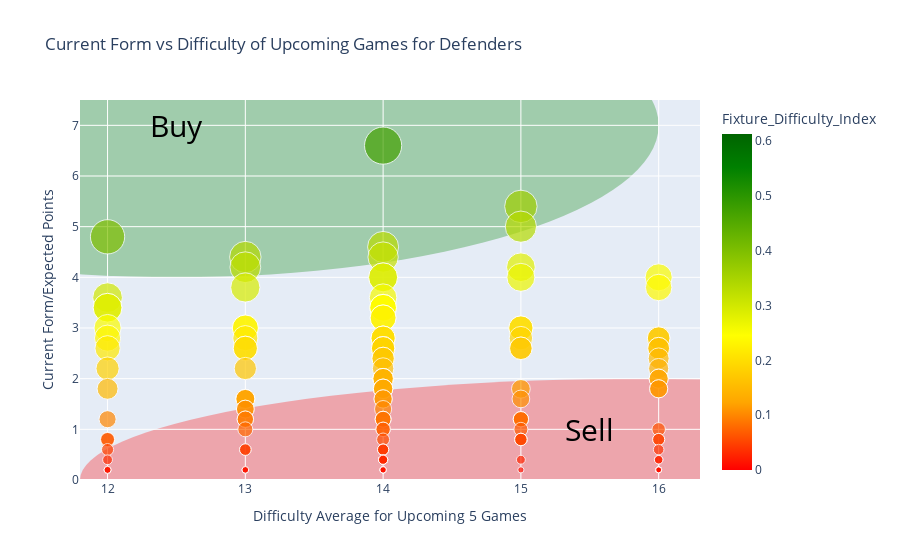

Source (notebook cell):
### Code cell
# Rename 'FD_index' to 'Fixture_Difficulty_Index'. Did this here to keep main df cleaner
positive_defenders_df.rename(columns={'FD_index': 'Fixture_Difficulty_Index'}, inplace=True)

# Create the scatter plot for defenders
fig_defenders = px.scatter(positive_defenders_df, x='Difficulty_score', y='form_player', color='Fixture_Difficulty_Index', 
                           size='Fixture_Difficulty_Index',  
                           labels={'form_player': 'Current Form/Expected Points', 'Difficulty_score': 'Difficulty Average for Upcoming 5 Games'},
                           hover_data=['full_name', 'Fixture_Difficulty_Index', 'name', 'now_cost'], title='Current Form vs Difficulty of Upcoming Games for Defenders',
                           size_max=30,  
                           color_continuous_scale=[
                               (0.0, 'red'),
                               (0.2, 'orange'),
                               (0.4, 'yellow'),
                               (0.9, 'green'),
                               (1.0, 'darkgreen') 
                           ]
                          )

# Adjusted the buy circle here as defenders may have different form ratings
fig_defenders.update_layout(
    shapes=[
        dict(
            type='circle',
            xref='x',
            yref='y',
            x0=9,
            y0=10,
            x1=16,
            y1=4,
            fillcolor='green',
            opacity=0.3,
            layer='below',
            line=dict(width=0),
        ),
        dict(
            type='circle',
            xref='x',
            yref='y',
            x0=11.8,
            y0=2,
            x1=20,
            y1=-2,
            fillcolor='red',
            opacity=0.3,
            layer='below',
            line=dict(width=0),
        )
    ],
    annotations=[
        dict(
            text='Buy',
            x=12.5,  
            y=7,   
            showarrow=False,
            font=dict(color='black', size=30),
        ),
        dict(
            text='Sell',
            x=15.5,  
            y=1,   
            showarrow=False,
            font=dict(color='black', size=30),
        )
    ]
)

fig_defenders.update_layout(showlegend=False, height=800)  

# Circles were going too far out, so had to zoom in 
fig_defenders.update_xaxes(range=[11.8, 16.3])
fig_defenders.update_yaxes(range=[0, 7.5])

fig_defenders.show()

### Figure 1 — Plotly figure (JSON) as saved in the notebook; plotly's stock layout.template omitted (floating-point values rounded to 4 significant figures; data arrays with more than 128 entries replaced by an {"elided": "..."} marker saying what was removed)
{"data": [{"customdata": {"elided": "245x4 mixed values"}, "hovertemplate": "Difficulty Average for Upcoming 5 Games=%{x}<br>Current Form/Expected Points=%{y}<br>Fixture_Difficulty_Index=%{marker.color}<br>full_name=%{customdata[0]}<br>name=%{customdata[2]}<br>now_cost=%{customdata[3]}<extra></extra>", "legendgroup": "", "marker": {"color": {"elided": "245 float values"}, "coloraxis": "coloraxis", "size": {"elided": "245 float values"}, "sizemode": "area", "sizeref": 0.0006811, "symbol": "circle"}, "mode": "markers", "name": "", "orientation": "v", "showlegend": false, "type": "scatter", "x": {"elided": "245 int values"}, "xaxis": "x", "y": {"elided": "245 float values"}, "yaxis": "y"}], "layout": {"annotations": [{"font": {"color": "black", "size": 30}, "showarrow": false, "text": "Buy", "x": 12.5, "y": 7}, {"font": {"color": "black", "size": 30}, "showarrow": false, "text": "Sell", "x": 15.5, "y": 1}], "autosize": true, "coloraxis": {"colorbar": {"title": {"text": "Fixture_Difficulty_Index"}}, "colorscale": [[0, "red"], [0.2, "orange"], [0.4, "yellow"], [0.9, "green"], [1, "darkgreen"]]}, "legend": {"itemsizing": "constant", "tracegroupgap": 0}, "shapes": [{"fillcolor": "green", "layer": "below", "line": {"width": 0}, "opacity": 0.3, "type": "circle", "x0": 9, "x1": 16, "xref": "x", "y0": 10, "y1": 4, "yref": "y"}, {"fillcolor": "red", "layer": "below", "line": {"width": 0}, "opacity": 0.3, "type": "circle", "x0": 11.8, "x1": 20, "xref": "x", "y0": 2, "y1": -2, "yref": "y"}], "showlegend": false, "title": {"text": "Current Form vs Difficulty of Upcoming Games for Defenders"}, "xaxis": {"anchor": "y", "domain": [0, 1], "range": [11.8, 16.3], "title": {"text": "Difficulty Average for Upcoming 5 Games"}, "type": "linear"}, "yaxis": {"anchor": "x", "domain": [0, 1], "range": [0, 7.5], "title": {"text": "Current Form/Expected Points"}, "type": "linear"}}}
